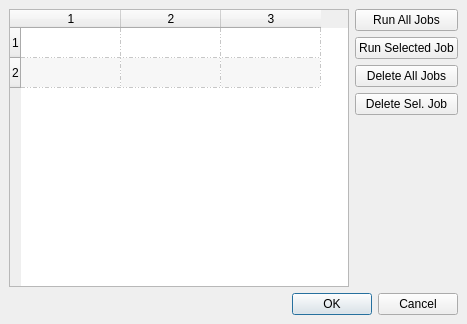
<ui version="4.0" >
 <class>jobsDialog</class>
 <widget class="QDialog" name="jobsDialog" >
  <property name="geometry" >
   <rect>
    <x>0</x>
    <y>0</y>
    <width>467</width>
    <height>324</height>
   </rect>
  </property>
  <property name="windowTitle" >
   <string>Jobs</string>
  </property>
  <layout class="QGridLayout" >
   <property name="leftMargin" >
    <number>9</number>
   </property>
   <property name="topMargin" >
    <number>9</number>
   </property>
   <property name="rightMargin" >
    <number>9</number>
   </property>
   <property name="bottomMargin" >
    <number>9</number>
   </property>
   <property name="horizontalSpacing" >
    <number>6</number>
   </property>
   <property name="verticalSpacing" >
    <number>6</number>
   </property>
   <item row="4" column="1" >
    <spacer>
     <property name="orientation" >
      <enum>Qt::Vertical</enum>
     </property>
     <property name="sizeHint" >
      <size>
       <width>20</width>
       <height>40</height>
      </size>
     </property>
    </spacer>
   </item>
   <item row="3" column="1" >
    <widget class="QPushButton" name="pushButtonDeleteOne" >
     <property name="text" >
      <string>Delete Sel. Job</string>
     </property>
    </widget>
   </item>
   <item row="2" column="1" >
    <widget class="QPushButton" name="pushButtonDeleteAll" >
     <property name="text" >
      <string>Delete All Jobs</string>
     </property>
    </widget>
   </item>
   <item row="0" column="1" >
    <widget class="QPushButton" name="pushButtonRunAll" >
     <property name="text" >
      <string>Run All Jobs</string>
     </property>
    </widget>
   </item>
   <item row="1" column="1" >
    <widget class="QPushButton" name="pushButtonRunOne" >
     <property name="text" >
      <string>Run Selected Job</string>
     </property>
    </widget>
   </item>
   <item row="5" column="0" colspan="2" >
    <widget class="QDialogButtonBox" name="buttonBox" >
     <property name="orientation" >
      <enum>Qt::Horizontal</enum>
     </property>
     <property name="standardButtons" >
      <set>QDialogButtonBox::Cancel|QDialogButtonBox::NoButton|QDialogButtonBox::Ok</set>
     </property>
    </widget>
   </item>
   <item rowspan="5" row="0" column="0" >
    <widget class="QTableWidget" name="tableWidget" >
     <property name="frameShadow" >
      <enum>QFrame::Sunken</enum>
     </property>
     <property name="lineWidth" >
      <number>1</number>
     </property>
     <property name="tabKeyNavigation" >
      <bool>true</bool>
     </property>
     <property name="alternatingRowColors" >
      <bool>true</bool>
     </property>
     <property name="selectionMode" >
      <enum>QAbstractItemView::SingleSelection</enum>
     </property>
     <property name="selectionBehavior" >
      <enum>QAbstractItemView::SelectRows</enum>
     </property>
     <property name="textElideMode" >
      <enum>Qt::ElideNone</enum>
     </property>
     <property name="showGrid" >
      <bool>true</bool>
     </property>
     <property name="gridStyle" >
      <enum>Qt::DashDotDotLine</enum>
     </property>
     <property name="rowCount" >
      <number>2</number>
     </property>
     <property name="columnCount" >
      <number>3</number>
     </property>
     <row/>
     <row/>
     <column/>
     <column/>
     <column/>
    </widget>
   </item>
  </layout>
 </widget>
 <resources/>
 <connections>
  <connection>
   <sender>buttonBox</sender>
   <signal>accepted()</signal>
   <receiver>jobsDialog</receiver>
   <slot>accept()</slot>
   <hints>
    <hint type="sourcelabel" >
     <x>248</x>
     <y>254</y>
    </hint>
    <hint type="destinationlabel" >
     <x>157</x>
     <y>274</y>
    </hint>
   </hints>
  </connection>
  <connection>
   <sender>buttonBox</sender>
   <signal>rejected()</signal>
   <receiver>jobsDialog</receiver>
   <slot>reject()</slot>
   <hints>
    <hint type="sourcelabel" >
     <x>316</x>
     <y>260</y>
    </hint>
    <hint type="destinationlabel" >
     <x>286</x>
     <y>274</y>
    </hint>
   </hints>
  </connection>
 </connections>
</ui>
